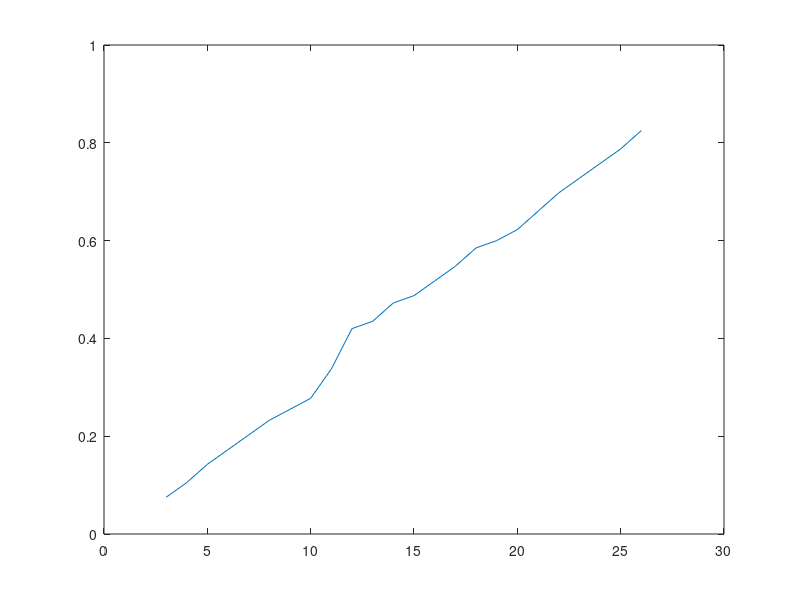

Here is the MATLAB script that generated this plot: (Note: this script raises an error after producing the figure.)
clc
clear
close all
param = 3:1:26
torque = [1, 1.4, 1.9 , 2.3 , 2.7 , 3.1 , 3.4 , 3.7 , 4.5 , 5.6 , 5.8 , 6.3 , 6.5 ,6.9 , 7.3 , 7.8 , 8 , 8.3 , 8.8 , 9.3 , 9.7 , 10.1 , 10.5 , 11]
torque = torque*0.075
plot(param,torque)
cftool